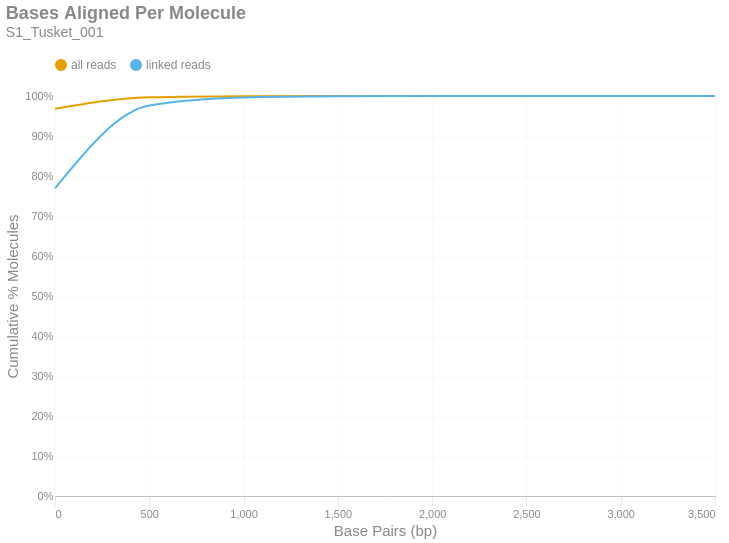

The notebook cell this image was saved under:
### Markdown cell above
### Bases Aligned Per Molecule
This is a cumulative frequency distribution showing the number of base pairs aligned per unique molecule. These data are shown in 500 bp bins. There are two distributions: one with `all reads` (yellow) and another with only `linked reads` (blue). The percent of molecules in the `linked reads` distribution is relative to the total number of linked molecules.

### Code cell
if SKIPLR:
    print_html(f"Skipped")
else:
    binned_df = consolidated_hist(valids['aligned_bp'], mask, 500, True)
    with SafeRender(binned_df):
        (
            density_plot(binned_df, 'Bases Aligned Per Molecule', samplename, 'basesper')
            .encode(
                x=alt.X('bin:Q', title="Base Pairs (bp)").axis(tickMinStep=500).scale(padding=0),
                y=alt.Y('value:Q', title='Cumulative % Molecules')
                    .axis(format='%')
                    .scale(domain = [0,1])
                    .stack(False),
                color=alt.Color("key:N").scale(domain = ["all reads", "linked reads"]),
                tooltip = [
                    alt.Tooltip("key:N", title = "Data Type"),
                    alt.Tooltip("range_label:N", title="Bases Aligned Per Molecule"),
                    alt.Tooltip("value:Q", format = ".2%", title="% Molecules (Cum.)")
                ]
            )
        ).display()

### Figure 1 — Vega-Lite specification as saved in the notebook (floating-point values rounded to 4 significant figures)
{"width": "container", "height": 400, "config": {"title": {"anchor": "start", "dy": -15, "fontSize": 18, "color": "#888888", "subtitleColor": "#888888", "subtitleFontSize": 14}, "arc": {"fill": "#0072B2"}, "axis": {"domainColor": "#888888", "domainWidth": 0.5, "gridWidth": 0.2, "grid": false, "titleFontWeight": 400, "titleFontSize": 15, "labelFontSize": 11, "labelColor": "#888888", "tickColor": "#888888", "tickWidth": 0.2, "titleColor": "#888888"}, "axisBand": {"grid": false}, "axisX": {"grid": true, "tickSize": 10, "domainCap": "round"}, "axisY": {"domain": false, "grid": true, "tickSize": 0, "domainCap": "round"}, "background": "transparent", "header": {"labelFontSize": 15, "labelColor": "#888888", "titleFontSize": 15, "titleFontWeight": 600, "titleColor": "#888888"}, "legend": {"labelFont": "sans-serif", "labelFontSize": 12, "labelColor": "#888888", "symbolSize": 100, "symbolType": "circle", "titleFontSize": 12, "titlePadding": 10, "titleColor": "#888888", "title": null, "orient": "top"}, "range": {"category": ["#E69F00", "#56B4E9", "#009E73", "#F0E442", "#0072B2", "#D55E00", "#CC79A7", "#000000"], "diverging": ["#cfe8f3", "#a2d4ec", "#73bfe2", "#46abdb", "#1696d2", "#12719e"]}, "area": {"fill": "#0072B2", "fillOpacity": 0.7, "line": true, "strokeOpacity": 0.7}, "line": {"color": "#0072B2", "stroke": "#0072B2", "strokeWidth": 2}, "trail": {"color": "#0072B2", "stroke": "#0072B2", "strokeWidth": 0, "size": 1}, "point": {"filled": true, "fillOpacity": 1.0, "size": 95}, "text": {"color": "#888888", "fontSize": 11, "align": "right", "fontWeight": 400, "size": 11}, "bar": {"fill": "#0072B2", "stroke": null}, "view": {"stroke": null, "continuousWidth": 660, "continuousHeight": 400}}, "data": {"name": "data-6912795376bd921202dfb0f76ac72421"}, "mark": {"type": "line", "interpolate": "monotone", "point": {"opacity": 0, "size": 275}}, "encoding": {"color": {"field": "key", "scale": {"domain": ["all reads", "linked reads"]}, "type": "nominal"}, "tooltip": [{"field": "key", "title": "Data Type", "type": "nominal"}, {"field": "range_label", "title": "Bases Aligned Per Molecule", "type": "nominal"}, {"field": "value", "format": ".2%", "title": "% Molecules (Cum.)", "type": "quantitative"}], "x": {"axis": {"tickMinStep": 500}, "field": "bin", "scale": {"padding": 0}, "title": "Base Pairs (bp)", "type": "quantitative"}, "y": {"axis": {"format": "%"}, "field": "value", "scale": {"domain": [0, 1]}, "stack": false, "title": "Cumulative % Molecules", "type": "quantitative"}}, "params": [{"name": "param_c36ac31b6afebe62", "select": {"type": "point", "fields": ["key"]}, "bind": "legend"}], "title": {"text": "Bases Aligned Per Molecule", "subtitle": "S1_Tusket_001"}, "transform": [{"fold": ["all reads (cumsum)", "linked reads (cumsum)"]}, {"calculate": "replace(datum.key, ' (cumsum)', '')", "as": "key"}, {"filter": {"param": "param_c36ac31b6afebe62"}}], "usermeta": {"embedOptions": {"downloadFileName": "S1_Tusket_001.basesper"}}, "$schema": "https://vega.github.io/schema/vega-lite/v6.1.0.json", "datasets": {"data-6912795376bd921202dfb0f76ac72421": [{"bin": "0.0", "interval": "0.0-500.0", "all reads": 0.9681, "linked reads": 0.7693, "all reads (cumsum)": 0.9681, "linked reads (cumsum)": 0.7693, "range_label": "0-499"}, {"bin": "500.0", "interval": "500.0-1000.0", "all reads": 0.02864, "linked reads": 0.2067, "all reads (cumsum)": 0.9967, "linked reads (cumsum)": 0.9761, "range_label": "500-999"}, {"bin": "1000.0", "interval": "1000.0-1500.0", "all reads": 0.002749, "linked reads": 0.02018, "all reads (cumsum)": 0.9995, "linked reads (cumsum)": 0.9962, "range_label": "1000-1499"}, {"bin": "1500.0", "interval": "1500.0-2000.0", "all reads": 0.0004072, "linked reads": 0.003023, "all reads (cumsum)": 0.9999, "linked reads (cumsum)": 0.9993, "range_label": "1500-1999"}, {"bin": "2000.0", "interval": "2000.0-2500.0", "all reads": 7.747e-05, "linked reads": 0.0005754, "all reads (cumsum)": 1.0, "linked reads (cumsum)": 0.9998, "range_label": "2000-2499"}, {"bin": "2500.0", "interval": "2500.0-3000.0", "all reads": 1.687e-05, "linked reads": 0.0001256, "all reads (cumsum)": 1.0, "linked reads (cumsum)": 1.0, "range_label": "2500-2999"}, {"bin": "3000.0", "interval": "3000.0-3500.0", "all reads": 4.263e-06, "linked reads": 3.173e-05, "all reads (cumsum)": 1.0, "linked reads (cumsum)": 1.0, "range_label": "3000-3499"}, {"bin": "3500.0", "interval": "3500.0-4000.0", "all reads": 1.112e-06, "linked reads": 8.278e-06, "all reads (cumsum)": 1.0, "linked reads (cumsum)": 1.0, "range_label": "3500-3999"}]}}
